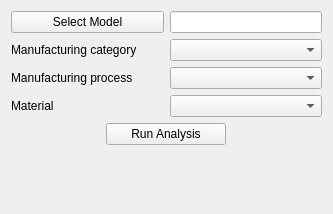
<?xml version="1.0" encoding="UTF-8"?>
<ui version="4.0">
 <class>dfm_setup</class>
 <widget class="QWidget" name="dfm_setup">
  <property name="geometry">
   <rect>
    <x>0</x>
    <y>0</y>
    <width>333</width>
    <height>214</height>
   </rect>
  </property>
  <property name="minimumSize">
   <size>
    <width>0</width>
    <height>0</height>
   </size>
  </property>
  <property name="maximumSize">
   <size>
    <width>16777215</width>
    <height>16777215</height>
   </size>
  </property>
  <property name="windowTitle">
   <string>Form</string>
  </property>
  <layout class="QGridLayout" name="gridLayout_2">
   <item row="2" column="0">
    <layout class="QGridLayout" name="gridLayout" columnstretch="1,1">
     <item row="1" column="0">
      <widget class="QLabel" name="lSelectProcess">
       <property name="text">
        <string>Manufacturing category</string>
       </property>
      </widget>
     </item>
     <item row="0" column="1">
      <widget class="QLineEdit" name="leSelectModel">
       <property name="text">
        <string/>
       </property>
      </widget>
     </item>
     <item row="0" column="0">
      <widget class="QPushButton" name="pbSelectModel">
       <property name="text">
        <string>Select Model</string>
       </property>
      </widget>
     </item>
     <item row="2" column="0">
      <widget class="QLabel" name="lMProcess">
       <property name="text">
        <string>Manufacturing process</string>
       </property>
      </widget>
     </item>
     <item row="1" column="1">
      <widget class="QComboBox" name="cbManCategory"/>
     </item>
     <item row="2" column="1">
      <widget class="QComboBox" name="cbManProcess"/>
     </item>
     <item row="3" column="0">
      <widget class="QLabel" name="lMaterial">
       <property name="text">
        <string>Material</string>
       </property>
      </widget>
     </item>
     <item row="3" column="1">
      <widget class="QComboBox" name="cbMaterial"/>
     </item>
    </layout>
   </item>
   <item row="4" column="0">
    <layout class="QGridLayout" name="gridLayout_3">
     <item row="0" column="0">
      <widget class="QPushButton" name="pbRunAnalysis">
       <property name="minimumSize">
        <size>
         <width>120</width>
         <height>0</height>
        </size>
       </property>
       <property name="maximumSize">
        <size>
         <width>100</width>
         <height>16777215</height>
        </size>
       </property>
       <property name="text">
        <string>Run Analysis</string>
       </property>
      </widget>
     </item>
     <item row="1" column="0">
      <spacer name="verticalSpacer">
       <property name="orientation">
        <enum>Qt::Vertical</enum>
       </property>
       <property name="sizeHint" stdset="0">
        <size>
         <width>20</width>
         <height>40</height>
        </size>
       </property>
      </spacer>
     </item>
    </layout>
   </item>
  </layout>
 </widget>
 <resources/>
 <connections/>
</ui>
